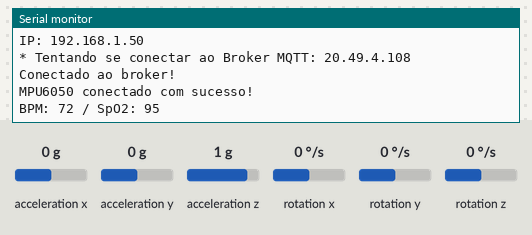
Bench run of a sketch on a simulated ESP32. On the bench: the last lines printed to the serial monitor. The inputs (shaded band) are chosen by the test bench; at power-on: acceleration x 0 g, acceleration y 0 g, acceleration z 1 g, rotation x 0 °/s, rotation y 0 °/s, rotation z 0 °/s. WiFi joins after 1.5 s; servers stay silent unless stated; random numbers use the default seed unless the sketch sets one; no MQTT or app messages arrive unless stated.

Above: at 2.8 s.
2.9 s: acceleration x set to -1.4 g
At 4.6 s:
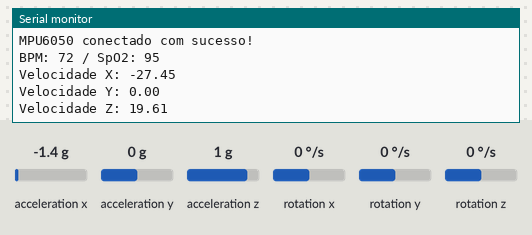
7.1 s: acceleration y set to -1.4 g
At 10.7 s:
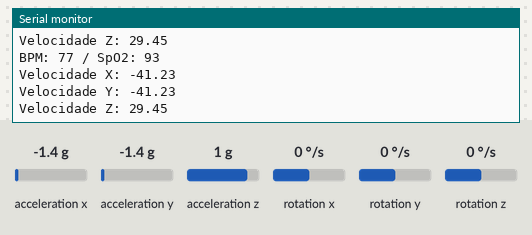
11.3 s: acceleration z set to -1.4 g
At 13.2 s:
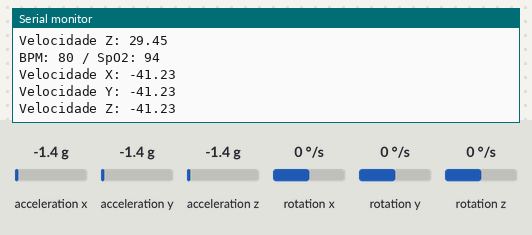
Timing chart, 0 to 14.7 s (numbered marks = the images above; inputs shaded):
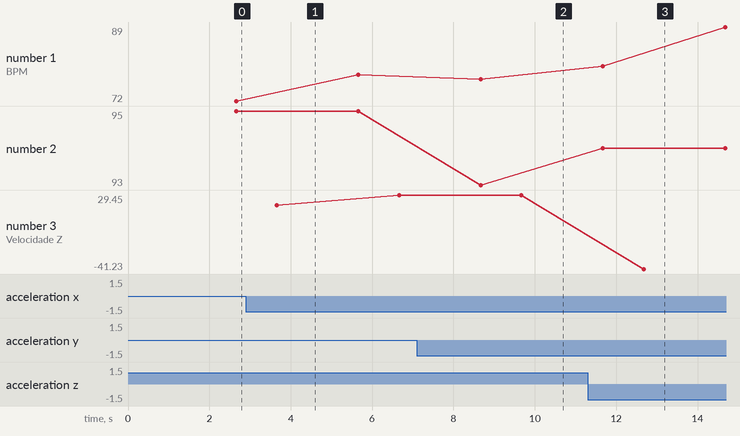

Measured:
- after the input at 2.9 s, the serial monitor: prints a new line after 0.76 s (image 1)
- after the input at 7.1 s, the serial monitor: prints a new line after 2.6 s (image 2)
- after the input at 11.3 s, the serial monitor: prints a new line after 1.4 s (image 3)

The sketch:

sketch.ino
```cpp
// ===================== INFORMAÇÕES DO PROJETO =====================
/*
Integrantes:
- Alexandre Wesley - 561622
- João Stellare - 565813
- Kauê de Almeida Pena - 564211

Grupo: Data-Vine
Turma: 1ESPF
*/

#include <Wire.h>
#include <MPU6050.h>
#include <WiFi.h>
#include <PubSubClient.h>
#include <DHT.h>

// ===================== CONFIGURAÇÕES =====================
// Credenciais de rede WiFi
const char* default_SSID = "Wokwi-GUEST";
const char* default_PASSWORD = "";

// Configuração do Broker MQTT
const char* default_BROKER_MQTT = "20.49.4.108";
const int   default_BROKER_PORT = 1883;

// Definição dos tópicos MQTT para publicação e assinatura
const char* default_TOPICO_SUBSCRIBE = "/TEF/des001/cmd";
const char* default_TOPICO_BPM = "/TEF/des001/attrs/bpm";
const char* default_TOPICO_SPO2 = "/TEF/des001/attrs/spo2";
const char* default_TOPICO_VELOCIDADEX = "/TEF/des001/attrs/velocidadeX";
const char* default_TOPICO_VELOCIDADEY = "/TEF/des001/attrs/velocidadeY";
const char* default_TOPICO_VELOCIDADEZ = "/TEF/des001/attrs/velocidadeZ";
const char* default_ID_MQTT = "des001";

// Conversão para variáveis mutáveis
char* SSID = const_cast<char*>(default_SSID);
char* PASSWORD = const_cast<char*>(default_PASSWORD);
char* BROKER_MQTT = const_cast<char*>(default_BROKER_MQTT);
int BROKER_PORT = default_BROKER_PORT;
char* TOPICO_SUBSCRIBE = const_cast<char*>(default_TOPICO_SUBSCRIBE);
char* TOPICO_BPM = const_cast<char*>(default_TOPICO_BPM);
char* TOPICO_SPO2 = const_cast<char*>(default_TOPICO_SPO2);
char* TOPICO_VELOCIDADEX = const_cast<char*>(default_TOPICO_VELOCIDADEX);
char* TOPICO_VELOCIDADEY = const_cast<char*>(default_TOPICO_VELOCIDADEY);
char* TOPICO_VELOCIDADEZ = const_cast<char*>(default_TOPICO_VELOCIDADEZ);
char* ID_MQTT = const_cast<char*>(default_ID_MQTT);

// ===================== PINOS =====================
#define DHTPIN 1       // Pino conectado ao sensor DHT22
#define DHTTYPE DHT22  // Tipo do sensor
#define SDA_PIN 5      // Pino SDA do MPU6050
#define SCL_PIN 6      // Pino SCL do MPU6050
#define MPU_INT_PIN 4  // Pino de interrupção (não usado diretamente)

// ===================== SENSORES =====================
DHT dht(DHTPIN, DHTTYPE); // Objeto para o sensor DHT22
MPU6050 mpu;              // Objeto para o acelerômetro MPU6050

// ===================== MQTT =====================
WiFiClient espClient;
PubSubClient MQTT(espClient); // Cliente MQTT

// ===================== VARIÁVEIS =====================
#define periodoDeRegistro 1000 // Intervalo de publicação em ms

uint32_t ultimoRegistro = 0;
int mediaBPM = 0;
int mediaSPO2 = 0;

// Variáveis do MPU para cálculos de aceleração/velocidade
int16_t ax, ay, az;
int16_t gx, gy, gz;
float velocidadeX = 0, velocidadeY = 0, velocidadeZ = 0;
unsigned long ultimoTempoMPU = 0;

// ===================== SETUP =====================
void setup() {
  Serial.begin(115200);

  // Conexão com o WiFi
  WiFi.begin(default_SSID, default_PASSWORD);
  while (WiFi.status() != WL_CONNECTED) { delay(200); Serial.print("."); }
  Serial.println("\nWiFi conectado!");
  Serial.print("IP: "); Serial.println(WiFi.localIP());

  // Conexão com o Broker MQTT
  MQTT.setServer(default_BROKER_MQTT, default_BROKER_PORT);
  reconnectMQTT();

  // Inicialização dos sensores
  dht.begin();
  Wire.begin(SDA_PIN, SCL_PIN);

  mpu.initialize();
  if (!mpu.testConnection()) {
    Serial.println("Falha ao conectar MPU6050!");
    while(1); // trava se falhar
  }
  Serial.println("MPU6050 conectado com sucesso!");

  ultimoTempoMPU = millis(); // Marca o tempo inicial
}

// ===================== LOOP =====================
void loop() {
  // Mantém conexão com o MQTT
  if (!MQTT.connected()){
    reconnectMQTT();
  }
  MQTT.loop();

  // Faz leituras dos sensores
  leituraSensor(); // BPM/SpO2
  leituraMPU();    // Velocidade (X, Y, Z)
}

// ===================== FUNÇÃO AUXILIAR =====================
// Reconecta ao broker caso a conexão caia
void reconnectMQTT() {
  while (!MQTT.connected()) {
    Serial.print("* Tentando se conectar ao Broker MQTT: ");
    Serial.println(default_BROKER_MQTT);

    if (MQTT.connect(ID_MQTT)) {
      Serial.println("Conectado ao broker!");
      MQTT.subscribe(TOPICO_SUBSCRIBE); // Inscreve no tópico de comando
    } else {
      Serial.println("Falha na conexão, tentando em 2s...");
      delay(2000);
    }
  }
}

// ===================== LEITURA SENSOR DHT (Simulado) =====================
// Gera valores aleatórios para simular leitura de BPM e SpO2
void leituraSensor() {
  if (millis() - ultimoRegistro > periodoDeRegistro) {
    int somaBPM = 0, somaSpO2 = 0;

    // Média de 10 leituras simuladas
    for (int i = 0; i < 10; i++) {
      somaBPM  += random(60, 100);  // BPM realista
      somaSpO2 += random(90, 100);  // SpO2 realista
      delay(100);
    }

    mediaBPM = somaBPM / 10;
    mediaSPO2 = somaSpO2 / 10;

    // Mostra no Serial Monitor
    Serial.print("BPM: "); Serial.print(mediaBPM);
    Serial.print(" / SpO2: "); Serial.println(mediaSPO2);
    delay(1000);

    // Publica os dados em tópicos separados
    String sp = String(mediaSPO2);
    String bp = String(mediaBPM);
    MQTT.publish(TOPICO_BPM, sp.c_str());   // Publica SpO2
    MQTT.publish(TOPICO_SPO2, bp.c_str());  // Publica BPM

    ultimoRegistro = millis();
  }
}

// ===================== LEITURA MPU =====================
// Lê aceleração e calcula velocidade em X, Y e Z
void leituraMPU() {
  unsigned long agora = millis();
  float dt = (agora - ultimoTempoMPU) / 1000.0; // Tempo em segundos
  ultimoTempoMPU = agora;

  mpu.getAcceleration(&ax, &ay, &az);

  // Converte para m/s²
  float accelX = ax / 16384.0 * 9.8;
  float accelY = ay / 16384.0 * 9.8;
  float accelZ = az / 16384.0 * 9.8;

  // Integração simples (v = v0 + a*dt)
  velocidadeX += accelX * dt;
  velocidadeY += accelY * dt;
  velocidadeZ += accelZ * dt;

  // Exibe valores no Serial Monitor
  Serial.print("Velocidade X: "); Serial.println(velocidadeX);
  Serial.print("Velocidade Y: "); Serial.println(velocidadeY);
  Serial.print("Velocidade Z: "); Serial.println(velocidadeZ);

  delay(1000);

  // Publica velocidades em tópicos separados
  String velX = String(velocidadeX);
  String velY = String(velocidadeY);
  String velZ = String(velocidadeZ);
  MQTT.publish(TOPICO_VELOCIDADEX, velX.c_str());
  MQTT.publish(TOPICO_VELOCIDADEY, velY.c_str());
  MQTT.publish(TOPICO_VELOCIDADEZ, velZ.c_str());

  // Zera velocidades (reset para próxima medição)
  velocidadeZ = 0;
  velocidadeY = 0;
  velocidadeX = 0;
}
```
